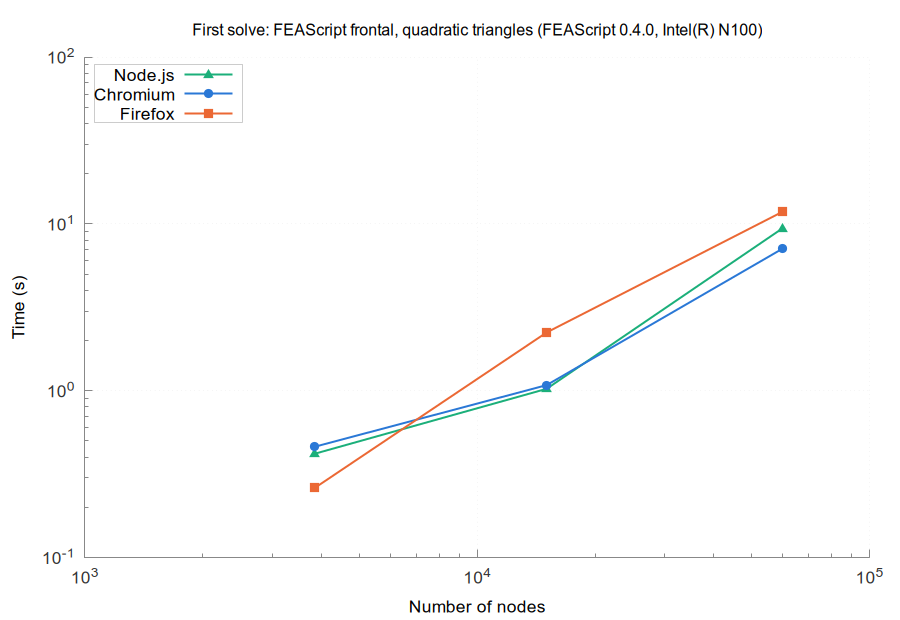

The gnuplot source for this figure:
set terminal pngcairo size 900,620 font 'Arial,13'
set border 3 lc rgb '#888888'; set tics nomirror tc rgb '#333333'
set grid lc rgb '#e6e6e6' lw 1; set key top left box lc rgb '#cccccc' opaque
set logscale xy; set format y '10^{%L}'; set format x '10^{%L}'
set output 'browsers_FEAScript_frontal_quadratic_triangles_first.png'
set title 'First solve: FEAScript frontal, quadratic triangles (FEAScript 0.4.0, Intel(R) N100)' font 'Arial,12'
set xlabel 'Number of nodes'
set ylabel 'Time (s)'
plot 'browsers_FEAScript_frontal_quadratic_triangles_first_node.dat' u 1:2 w lp lw 2 pt 9 ps 1.2 lc rgb '#1baf7a' t 'Node.js', \
     'browsers_FEAScript_frontal_quadratic_triangles_first_chromium.dat' u 1:2 w lp lw 2 pt 7 ps 1.2 lc rgb '#2a78d6' t 'Chromium', \
     'browsers_FEAScript_frontal_quadratic_triangles_first_firefox.dat' u 1:2 w lp lw 2 pt 5 ps 1.2 lc rgb '#eb6834' t 'Firefox'
